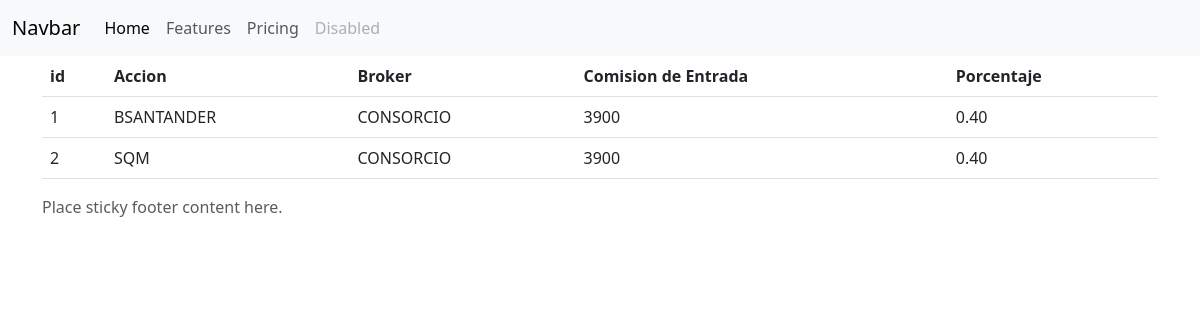
Before: /riesgo/ with the older database file.
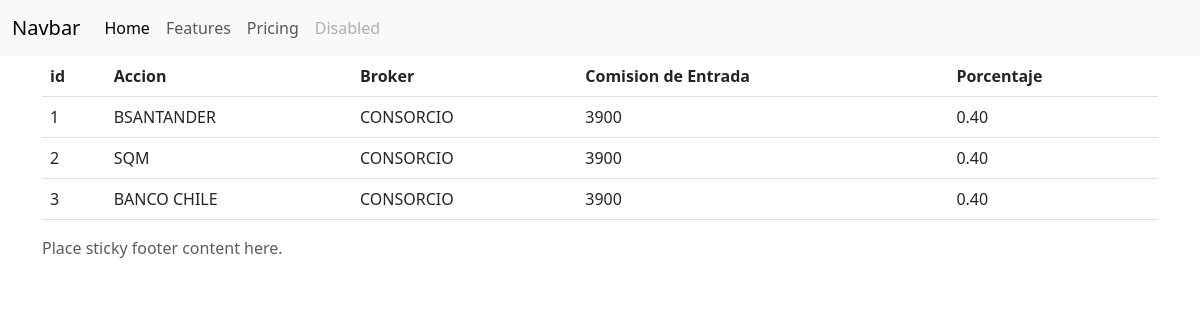
After: the same page with the newer database file.
### riesgo/models.py (models this page shows, shortened)
class Stock(models.Model):
    name = models.CharField(max_length=200)
    broker_id = models.ForeignKey(Broker, on_delete= models.CASCADE)

class Broker(models.Model):
    name = models.CharField(max_length=200)
    comision = models.IntegerField()
    porc_entrada = models.DecimalField(max_digits=5, decimal_places=2,default=0)

### riesgo/views.py (the view)
# urls.py: path("", views.index, name="index"),
def index(request):
    stocks = Stock.objects.select_related('broker_id').all()
    print(stocks.query)
    for stock in stocks:
        print(f"Nombre: {stock.name}, id: {stock.id},id: {stock.name}")
    return render(request, "riesgo/index.html",{
        "stocks" : stocks,
    })

### riesgo/templates/riesgo/index.html (shortened to what this page needs)
<!DOCTYPE html>
<html lang="en">
<head>
    <link href="https://cdn.jsdelivr.net/npm/bootstrap@5.3.0-alpha1/dist/css/bootstrap.min.css" rel="stylesheet">
</head>
<body>
    <nav class="navbar navbar-expand-lg bg-body-tertiary">
        <div class="container-fluid">
          <a class="navbar-brand" href="#">Navbar</a>
          <div class="collapse navbar-collapse" id="navbarNav">
            <ul class="navbar-nav">
              <li class="nav-item">
                <a class="nav-link active" aria-current="page" href="#">Home</a>
              </li>
              <li class="nav-item">
                <a class="nav-link" href="#">Features</a>
              </li>
              <li class="nav-item">
                <a class="nav-link" href="#">Pricing</a>
              </li>
              <li class="nav-item">
                <a class="nav-link disabled">Disabled</a>
              </li>
            </ul>
          </div>
        </div>
      </nav>
    <main role="main" class="container">
      <table class="table">
        <thead>
          <tr>
            <th scope="col">id</th>
            <th scope="col">Accion</th>
            <th scope="col">Broker</th>
            <th scope="col">Comision de Entrada</th>
            <th scope="col">Porcentaje</th>
          </tr>
        </thead>
        <tbody>
          {% for stock in stocks %}
          <tr>
            <td>{{ stock.id }}</td>
            <td>{{ stock.name }}</td>
            <td>{{ stock.broker_id.name }}</td>
            <td>{{ stock.broker_id.comision }}</td>
            <td>{{ stock.broker_id.porc_entrada }}</td>
          </tr>
          {% endfor %}
        </tbody>
      </table>
    </main>
    <footer class="footer">
        <div class="container">
          <span class="text-muted">Place sticky footer content here.</span>
        </div>
    </footer>
</body>
</html>

Changed rows visible on the page:
added Stock: id "3", name "BANCO CHILE", broker_id.name "CONSORCIO", broker_id.comision "3900", broker_id.porc_entrada "0.40"
